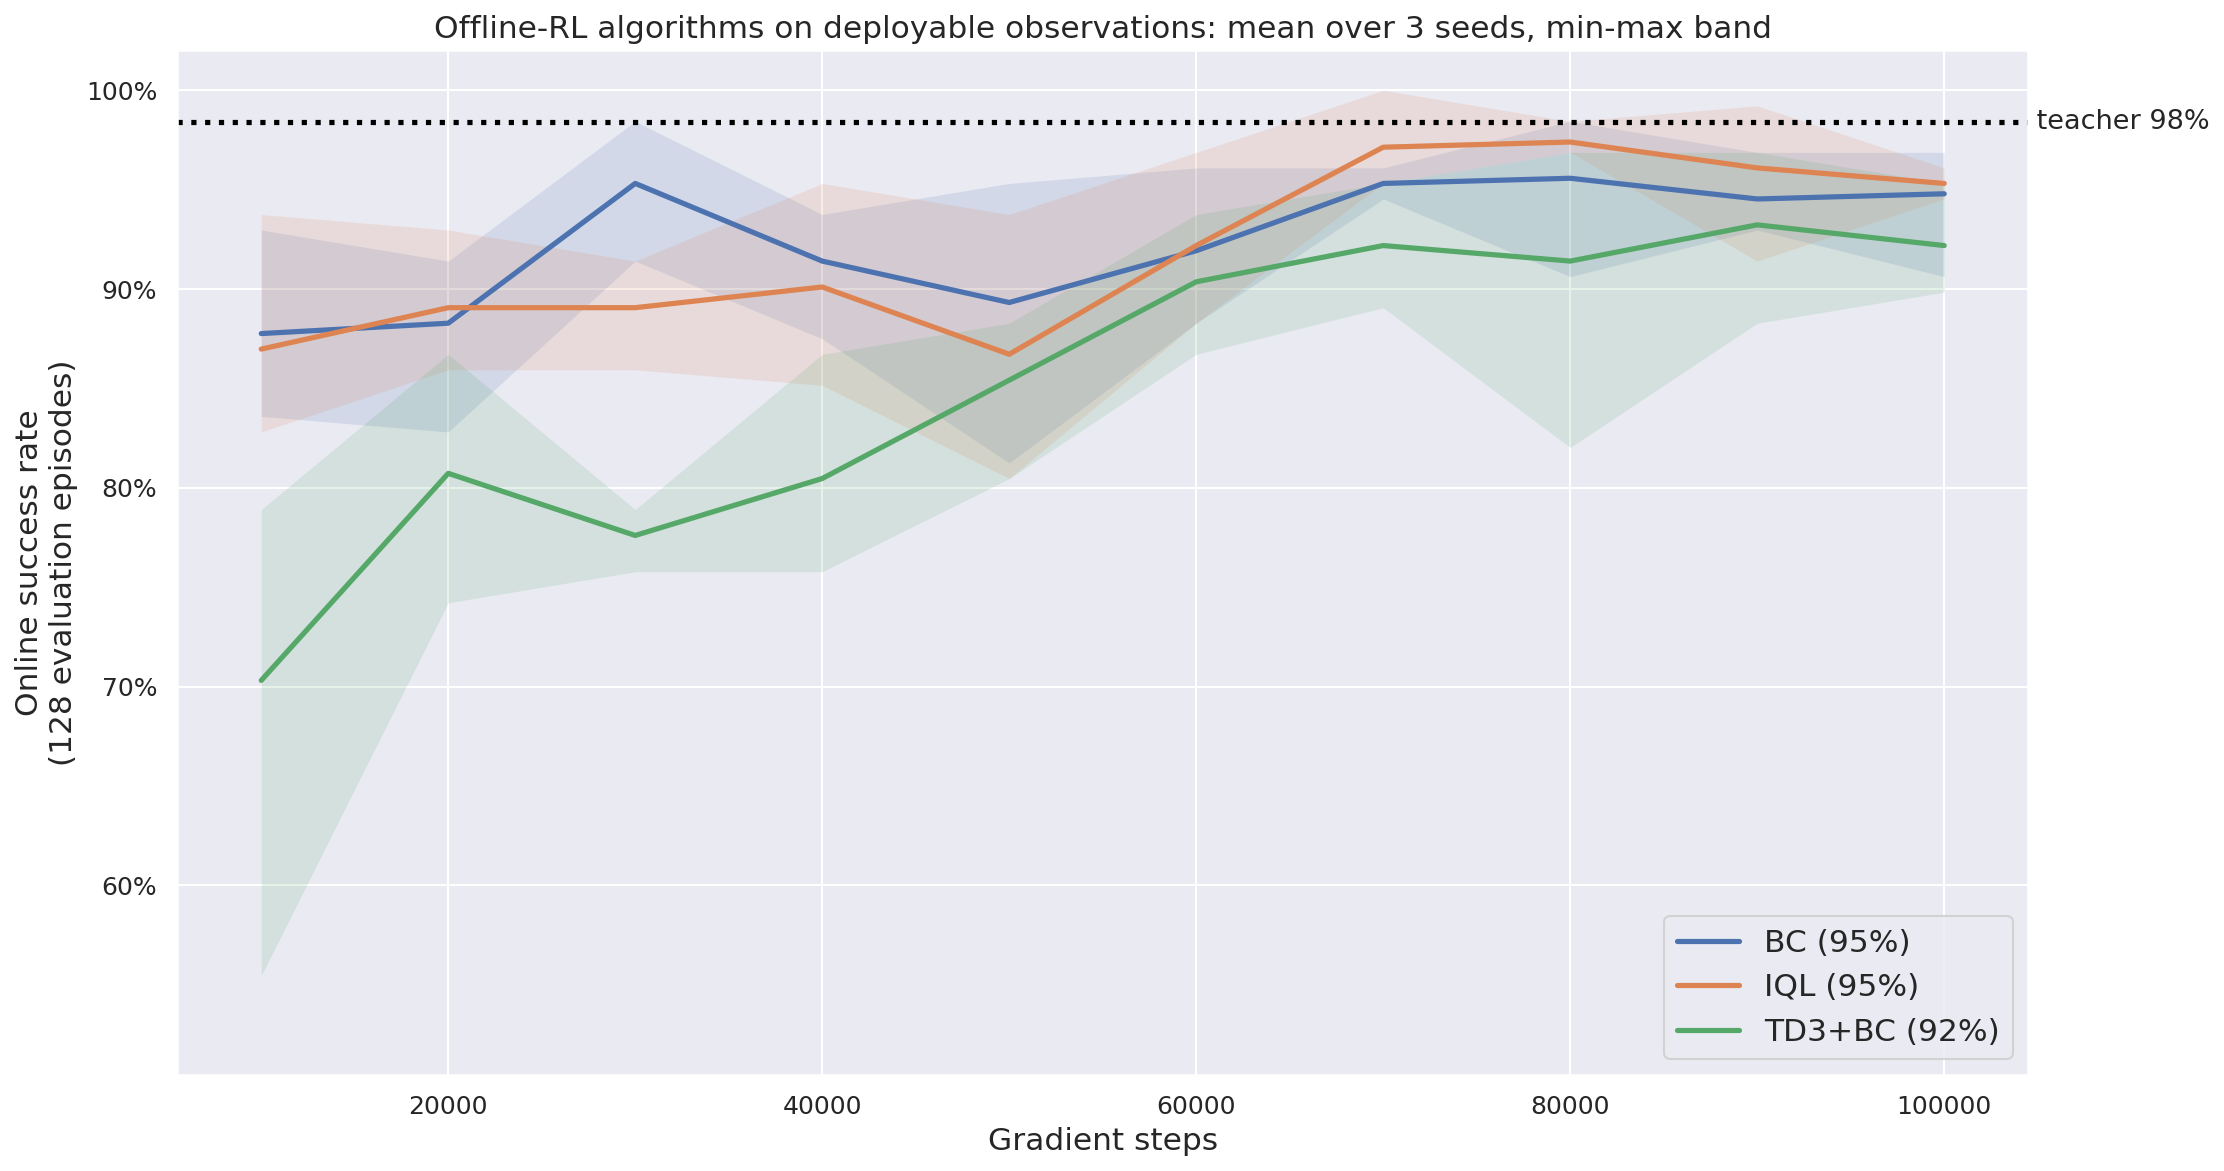

Source code (Python):
"""Plot the four-algorithm, three-seed comparison of the stage-2.1 students.

One line per algorithm: the mean success rate across seeds, with a shaded min-max band over the seeds,
against the teacher's reference line. Deployable observations only (both cameras + proprioception).

Usage (on the Spark, where the artifacts live):
    python docs/experiments/offline_rl/algorithms.py <label>=<run_dir>,<run_dir>,... ... [out=<png>]
"""

import json
import sys
from collections import OrderedDict
from pathlib import Path

import matplotlib
import numpy as np
import seaborn as sns

matplotlib.use("Agg")
import matplotlib.pyplot as plt  # noqa: E402
from matplotlib.ticker import FuncFormatter  # noqa: E402

TEACHER_SUCCESS = 0.984  # pipeline/0_state_teacher evaluation of ppo_teacher_final.pt, same protocol

args = [a for a in sys.argv[1:] if not a.startswith("out=")]
out = next((a[len("out="):] for a in sys.argv[1:] if a.startswith("out=")), "algorithms.png")

series: "OrderedDict[str, tuple]" = OrderedDict()
for arg in args:
    label, run_dirs = arg.split("=", 1)
    curves = []
    for run_dir in run_dirs.split(","):
        history = json.loads((Path(run_dir) / "manifest.json").read_text())["eval_history"]
        curves.append(([e["step"] for e in history], [e["success_rate"] for e in history]))
    length = min(len(steps) for steps, _ in curves)  # a stopped-short seed must not stretch the others
    steps = curves[0][0][:length]
    values = np.array([v[:length] for _, v in curves])
    series[label] = (steps, values)

sns.set()
fig, ax = plt.subplots(figsize=(15, 8))
for (label, (steps, values)), color in zip(series.items(), sns.color_palette(n_colors=len(series))):
    mean = values.mean(axis=0)
    sns.lineplot(x=steps, y=mean, label=f"{label} ({mean[-1]:.0%})", linewidth=2.5, color=color, ax=ax)
    # The band is the min-max envelope over seeds: with three seeds a standard deviation would be noisier
    # than the spread it summarises.
    ax.fill_between(steps, values.min(axis=0), values.max(axis=0), color=color, alpha=0.15, linewidth=0)
ax.axhline(TEACHER_SUCCESS, color="black", linestyle=":", linewidth=2.5)
ax.text(ax.get_xlim()[1], TEACHER_SUCCESS, f" teacher {TEACHER_SUCCESS:.0%}", va="center", fontsize=13)
ax.set_title("Offline-RL algorithms on deployable observations: mean over 3 seeds, min-max band",
             fontsize=15)
ax.set_xlabel("Gradient steps", fontsize=15)
ax.set_ylabel("Online success rate\n(128 evaluation episodes)", fontsize=15)
# All four algorithms sit near the teacher's ceiling, so a 0-100% axis would hide every difference the
# comparison is about; the axis starts just below the worst evaluation instead (and never above 60%).
floor = min(0.6, max(0.0, min(v.min() for _, v in series.values()) - 0.05))
ax.set_ylim(floor, 1.02)
ax.yaxis.set_major_formatter(FuncFormatter(lambda v, _: f"{v:.0%}"))
ax.tick_params(labelsize=12)
ax.legend(fontsize=15, loc="lower right")
fig.tight_layout()
fig.savefig(out, dpi=150, bbox_inches="tight")
print("WROTE", out)
